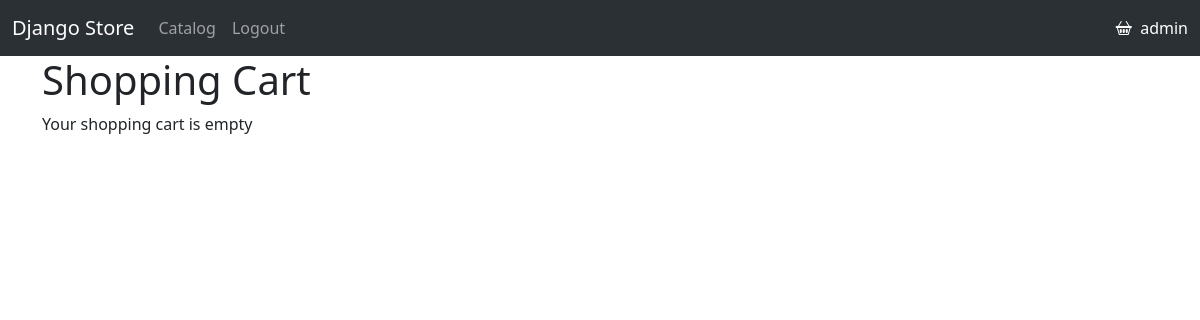
The page /cart/ (signed in) on the database as committed earlier.
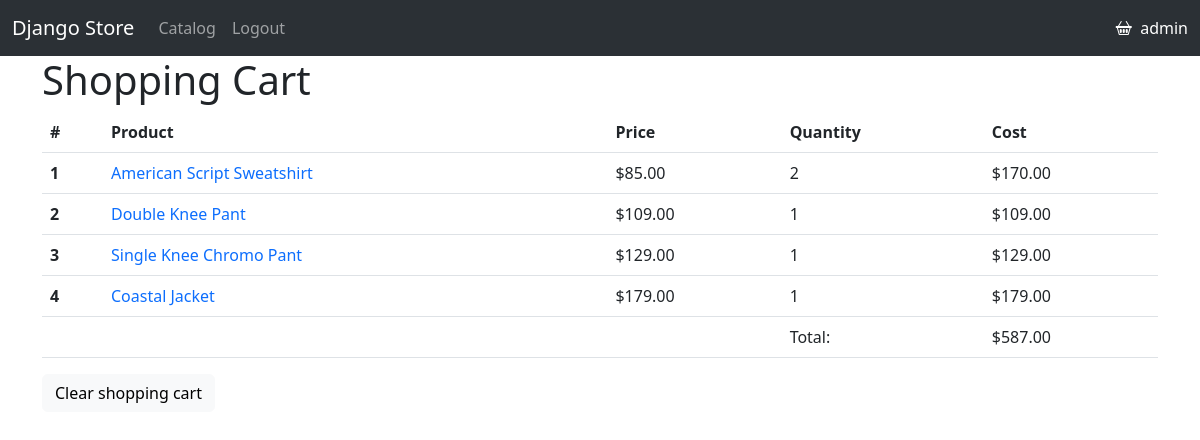
The same page on the database as committed later.
### authuser/models.py (models this page shows)
class User(AbstractUser):
    pass

### shopping_cart/models.py (models this page shows)
class CartItem(models.Model):
    cart = models.ForeignKey(Cart, on_delete=models.CASCADE, related_name='items')
    product = models.ForeignKey(Product, on_delete=models.CASCADE)
    quantity = models.PositiveIntegerField(default=0)
    def get_cost(self):
        return self.product.price * self.quantity

class Cart(models.Model):
    user = models.ForeignKey(User, on_delete=models.CASCADE)
    updated_at = models.DateTimeField(auto_now_add=True)
    def get_total_cost(self):
        return sum(item.get_cost() for item in self.items.all())

### catalog/models.py (models this page shows, shortened)
class Product(models.Model):
    CATEGORY_CHOICES = [
        ('TS', 'T-shirts'),
        ('SW', 'Sweatshirts'),
        ('PN', 'Pants'),
        ('JC', 'Jackets'),
    ]
    name = models.CharField(max_length=150)
    category = models.CharField(max_length=2, choices=CATEGORY_CHOICES, default=None)
    article_number = models.CharField(max_length=50, unique=True)
    price = models.FloatField()
    stock = models.PositiveIntegerField(default=0)
    image = models.ImageField(upload_to='images/catalog')

### shopping_cart/views.py (the view)
# urls.py: path('cart/', views.show_cart, name='show_cart'),
def show_cart(request):
    cart, _ = Cart.objects.get_or_create(user=request.user)
    return render(request, 'shopping_cart/cart.html', {'cart': cart})

### shopping_cart/templates/shopping_cart/cart.html (shortened to what this page needs)
{% extends 'base.html' %}
{% block content%}
<h1>Shopping Cart</h1>
{% if cart.items.all %}
    <table class="table">
        <thead>
        <tr>
            <th scope="col">#</th>
            <th scope="col">Product</th>
            <th scope="col">Price</th>
            <th scope="col">Quantity</th>
            <th scope="col">Cost</th>
        </tr>
        </thead>
        <tbody>
        {% for item in cart.items.all %}
            <tr>
                <th scope="row">{{ forloop.counter }}</th>
                <td><a href="{% url 'catalog:product_detail' item.product.pk %}" class="text-decoration-none">{{ item.product.name }}</a></td>
                <td>${{ item.product.price|floatformat:2 }}</td>
                <td>{{ item.quantity }}</td>
                <td>${% widthratio item.product.price 1 item.quantity as result %}{{result|floatformat:2}}</td>
            </tr>
        {% endfor %}
            <tr>
                <th scope="row"></th>
                <td></td>
                <td></td>
                <td>Total:</td>
                <td>${{ cart.get_total_cost|floatformat:2 }}</td>
            </tr>
      </tbody>
    </table>
    <a href="{% url 'shopping_cart:clear_cart' %}" type="button" class="btn btn-light">Clear shopping cart</a>
{% else %}
    <p>Your shopping cart is empty</p>
{% endif %}
{% endblock %}

### templates/base.html (shortened to what this page needs)
<!DOCTYPE html>
<html lang="en">
<head>
    <link href="https://cdn.jsdelivr.net/npm/bootstrap@5.3.0-alpha1/dist/css/bootstrap.min.css" rel="stylesheet">
    <link rel="stylesheet" href="https://cdn.jsdelivr.net/npm/bootstrap-icons@1.10.3/font/bootstrap-icons.css">
</head>
<body>
    <nav class="navbar navbar-expand-lg bg-body-tertiary bg-dark" data-bs-theme="dark">
      <div class="container-fluid">
        <a class="navbar-brand" href="{% url 'catalog:product_list' %}">Django Store</a>
        <div class="collapse navbar-collapse" id="navbarNav">
          <ul class="navbar-nav">
            <li class="nav-item">
              <a class="nav-link" href="{% url 'catalog:product_list' %}">Catalog</a>
            </li>
            {% if not user.is_authenticated %}
                <li class="nav-item">
                  <a class="nav-link" href="{% url 'authuser:register' %}">Registration</a>
                </li>
                <li class="nav-item">
                  <a class="nav-link" href="{% url 'authuser:login' %}">Login</a>
                </li>
            {% else %}
                <li class="nav-item">
                  <a class="nav-link" href="{% url 'authuser:logout' %}">Logout</a>
                </li>
            {% endif %}
          </ul>
        </div>
        <span class="navbar-text">
          {% if user.is_authenticated %}
            <a href="{% url 'shopping_cart:show_cart' %}" class="text-decoration-none">
            <i class="bi bi-basket2">&nbsp;</i>
                {{ user.username }}
            </a>
          {% endif %}
        </span>
      </div>
    </nav>
    <div class="container">
        {% block content %}{% endblock %}
    </div>
</body>
</html>

Rows that differ between the two databases and show on the page:
added CartItem: product.name "American Script Sweatshirt", product.price "85.00", quantity "2", result "170.00"
added CartItem: product.name "Double Knee Pant", product.price "109.00", quantity "1", result "109.00"
added CartItem: product.name "Single Knee Chromo Pant", product.price "129.00", quantity "1", result "129.00"
added CartItem: product.name "Coastal Jacket", product.price "179.00", quantity "1", result "179.00"
added Cart: get_total_cost "587.00"
Other text that changed with them:
text no longer shown: "Your shopping cart is empty"
text now shown: "# Product Price Quantity Cost Total: $ Clear shopping cart"
